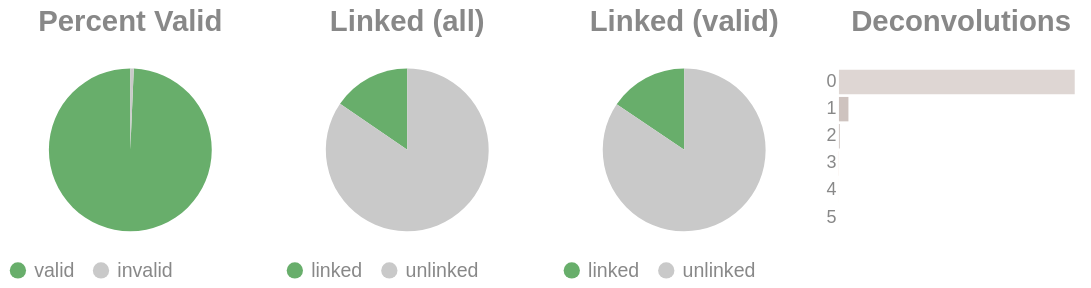

Notebook code for this chart:
### Code cell
if SKIPLR:
    pass
else:
    clash = Counter()
    for i in valids['molecule'].to_list():
        _mol = i.split("-")
        if len(_mol) == 1:
            clash.update('0')
        else:
            clash.update(_mol[-1])

    _d = {"deconvolutions": [], 'count': []}
    for k,v in clash.items():
        _d['deconvolutions'].append(k)
        _d['count'].append(v)

    tot_valid = valids['reads'].sum()
    mask = valids['reads'] >= 2
    n_linked_reads = valids.filter(mask)['reads'].sum()
    if n_linked_reads == 0:
        print_html("No linked molecules (>=2 reads) were detected; skipping linked-only distributions.")
        SKIPLR = True
    else:
        perc_valid = round(tot_valid / n_reads, 4)
        linked_perc_abs = round(n_linked_reads / n_reads, 4)
        linked_perc = round(n_linked_reads / tot_valid, 4)

    _valid = pl.DataFrame({"valids": ['valid', 'invalid'], "count": [tot_valid, n_reads - tot_valid]})
    _linked_abs = pl.DataFrame({"linked (absolute)": ['linked', 'unlinked'], "count": [n_linked_reads, n_reads - n_linked_reads]})
    _linked_rel = pl.DataFrame({"linked (valids)": ['linked', 'unlinked'], "count": [n_linked_reads, tot_valid - n_linked_reads]})

    (
        alt.hconcat(
            piechart(_valid, goodval = 'valid', title = "Percent Valid"),
            piechart(_linked_abs, goodval = "linked", title =  "Linked (all)"),
            piechart(_linked_rel, goodval = "linked", title =  "Linked (valid)"),
            convolutionbar(pl.DataFrame(_d), title = "Deconvolutions"),
            center = True,
            bounds = 'flush'
        )
        .resolve_scale(color='independent')
        .resolve_legend('independent')
        .properties(usermeta={'embedOptions': {"actions": False}})
    ).display()

### Figure 1 — Vega-Lite specification as saved in the notebook (floating-point values rounded to 4 significant figures)
{"width": "container", "height": 400, "config": {"title": {"anchor": "start", "dy": -15, "fontSize": 18, "color": "#888888", "subtitleColor": "#888888", "subtitleFontSize": 14}, "arc": {"fill": "#0072B2"}, "axis": {"domainColor": "#888888", "domainWidth": 0.5, "gridWidth": 0.2, "grid": false, "titleFontWeight": 400, "titleFontSize": 15, "labelFontSize": 11, "labelColor": "#888888", "tickColor": "#888888", "tickWidth": 0.2, "titleColor": "#888888"}, "axisBand": {"grid": false}, "axisX": {"grid": true, "tickSize": 10, "domainCap": "round"}, "axisY": {"domain": false, "grid": true, "tickSize": 0, "domainCap": "round"}, "background": "transparent", "header": {"labelFontSize": 15, "labelColor": "#888888", "titleFontSize": 15, "titleFontWeight": 600, "titleColor": "#888888"}, "legend": {"labelFont": "sans-serif", "labelFontSize": 12, "labelColor": "#888888", "symbolSize": 100, "symbolType": "circle", "titleFontSize": 12, "titlePadding": 10, "titleColor": "#888888", "title": null}, "range": {"category": ["#E69F00", "#56B4E9", "#009E73", "#F0E442", "#0072B2", "#D55E00", "#CC79A7", "#000000"], "diverging": ["#cfe8f3", "#a2d4ec", "#73bfe2", "#46abdb", "#1696d2", "#12719e"]}, "area": {"fill": "#0072B2", "fillOpacity": 0.7, "line": true, "strokeOpacity": 0.7}, "line": {"color": "#0072B2", "stroke": "#0072B2", "strokeWidth": 2}, "trail": {"color": "#0072B2", "stroke": "#0072B2", "strokeWidth": 0, "size": 1}, "point": {"filled": true, "fillOpacity": 1.0, "size": 95}, "text": {"color": "#888888", "fontSize": 11, "align": "right", "fontWeight": 400, "size": 11}, "bar": {"fill": "#0072B2", "stroke": null}, "view": {"stroke": null, "continuousWidth": 660, "continuousHeight": 400}}, "hconcat": [{"data": {"name": "data-81f82b9e075a970e9b93dc1742326f07"}, "mark": {"type": "arc"}, "encoding": {"color": {"field": "valids", "legend": {"orient": "bottom", "title": null}, "scale": {"domain": ["valid", "invalid"], "range": ["#68ae6b", "#C9C9C9"]}, "title": "Valids", "type": "nominal"}, "theta": {"field": "count", "type": "quantitative"}, "tooltip": [{"field": "valids", "title": "Valids", "type": "ordinal"}, {"field": "percent", "format": ".2%", "title": "Percent", "type": "quantitative"}, {"field": "count", "title": "Count", "type": "quantitative"}]}, "height": 100, "title": {"text": "Percent Valid", "align": "center", "anchor": "middle"}, "transform": [{"calculate": "datum.count / 5530279", "as": "percent"}], "width": 150}, {"data": {"name": "data-b8c2d24ec6367ccb0a586ba855eba831"}, "mark": {"type": "arc"}, "encoding": {"color": {"field": "linked (absolute)", "legend": {"orient": "bottom", "title": null}, "scale": {"domain": ["linked", "unlinked"], "range": ["#68ae6b", "#C9C9C9"]}, "title": "Linked (Absolute)", "type": "nominal"}, "theta": {"field": "count", "type": "quantitative"}, "tooltip": [{"field": "linked (absolute)", "title": "Linked (Absolute)", "type": "ordinal"}, {"field": "percent", "format": ".2%", "title": "Percent", "type": "quantitative"}, {"field": "count", "title": "Count", "type": "quantitative"}]}, "height": 100, "title": {"text": "Linked (all)", "align": "center", "anchor": "middle"}, "transform": [{"calculate": "datum.count / 5530279", "as": "percent"}], "width": 150}, {"data": {"name": "data-fba240b34e85a153810db3daa72d8ccb"}, "mark": {"type": "arc"}, "encoding": {"color": {"field": "linked (valids)", "legend": {"orient": "bottom", "title": null}, "scale": {"domain": ["linked", "unlinked"], "range": ["#68ae6b", "#C9C9C9"]}, "title": "Linked (Valids)", "type": "nominal"}, "theta": {"field": "count", "type": "quantitative"}, "tooltip": [{"field": "linked (valids)", "title": "Linked (Valids)", "type": "ordinal"}, {"field": "percent", "format": ".2%", "title": "Percent", "type": "quantitative"}, {"field": "count", "title": "Count", "type": "quantitative"}]}, "height": 100, "title": {"text": "Linked (valid)", "align": "center", "anchor": "middle"}, "transform": [{"calculate": "datum.count / 5492731", "as": "percent"}], "width": 150}, {"data": {"name": "data-5b284ac4f458a3507e4153ae3260f04c"}, "mark": {"type": "bar"}, "encoding": {"color": {"field": "deconvolutions", "legend": null, "scale": {"scheme": "lightgreyred"}, "type": "nominal"}, "tooltip": [{"field": "deconvolutions", "title": "Deconvolutions", "type": "ordinal"}, {"field": "percent", "format": ".2%", "title": "Percent", "type": "quantitative"}, {"field": "count", "title": "Count", "type": "quantitative"}], "x": {"axis": null, "field": "count", "type": "quantitative"}, "y": {"field": "deconvolutions", "sort": "ascending", "title": null, "type": "nominal"}}, "height": 100, "title": {"text": "Deconvolutions", "align": "center", "anchor": "middle"}, "transform": [{"calculate": "datum.count / 5034229", "as": "percent"}], "width": 150}], "bounds": "flush", "center": true, "resolve": {"legend": {"angle": "independent"}, "scale": {"color": "independent"}}, "usermeta": {"embedOptions": {"actions": false}}, "$schema": "https://vega.github.io/schema/vega-lite/v6.1.0.json", "datasets": {"data-81f82b9e075a970e9b93dc1742326f07": [{"valids": "valid", "count": 5492731}, {"valids": "invalid", "count": 37548}], "data-b8c2d24ec6367ccb0a586ba855eba831": [{"linked (absolute)": "linked", "count": 854136}, {"linked (absolute)": "unlinked", "count": 4676143}], "data-fba240b34e85a153810db3daa72d8ccb": [{"linked (valids)": "linked", "count": 854136}, {"linked (valids)": "unlinked", "count": 4638595}], "data-5b284ac4f458a3507e4153ae3260f04c": [{"deconvolutions": "0", "count": 4824817}, {"deconvolutions": "1", "count": 194319}, {"deconvolutions": "2", "count": 13650}, {"deconvolutions": "3", "count": 1283}, {"deconvolutions": "4", "count": 142}, {"deconvolutions": "5", "count": 18}]}}
